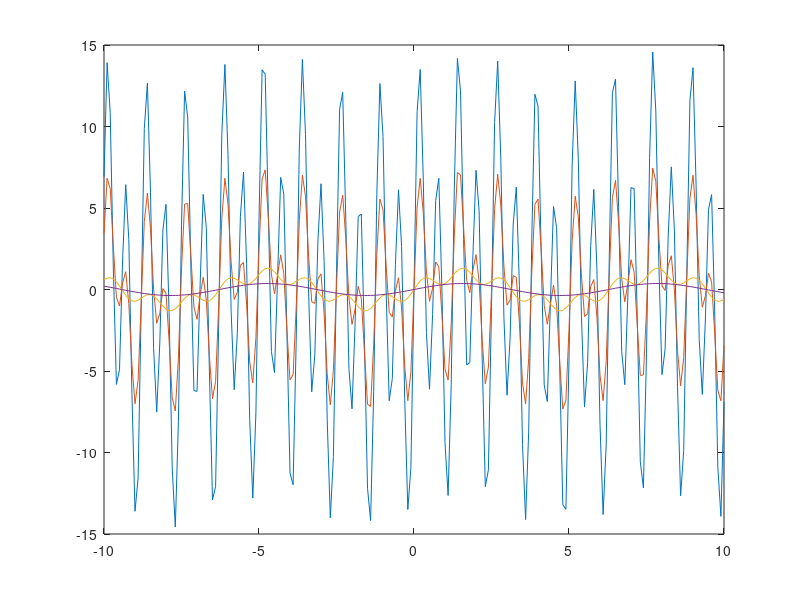

Write the MATLAB code that produced this figure.
close all;

x = -10:0.1:10;

t = 0;
u = (e^(-t))*sin(x) + 5*(e^(-25*t))*sin(5*x) + 10*(e^(-100*t))*sin(10*x);

plot(x, u);
hold on;

t = 0.01;
u = (e^(-t))*sin(x) + 5*(e^(-25*t))*sin(5*x) + 10*(e^(-100*t))*sin(10*x);
plot(x, u);

t = 0.1;
u = (e^(-t))*sin(x) + 5*(e^(-25*t))*sin(5*x) + 10*(e^(-100*t))*sin(10*x);
plot(x, u);

t = 1;
u = (e^(-t))*sin(x) + 5*(e^(-25*t))*sin(5*x) + 10*(e^(-100*t))*sin(10*x);
plot(x, u);
